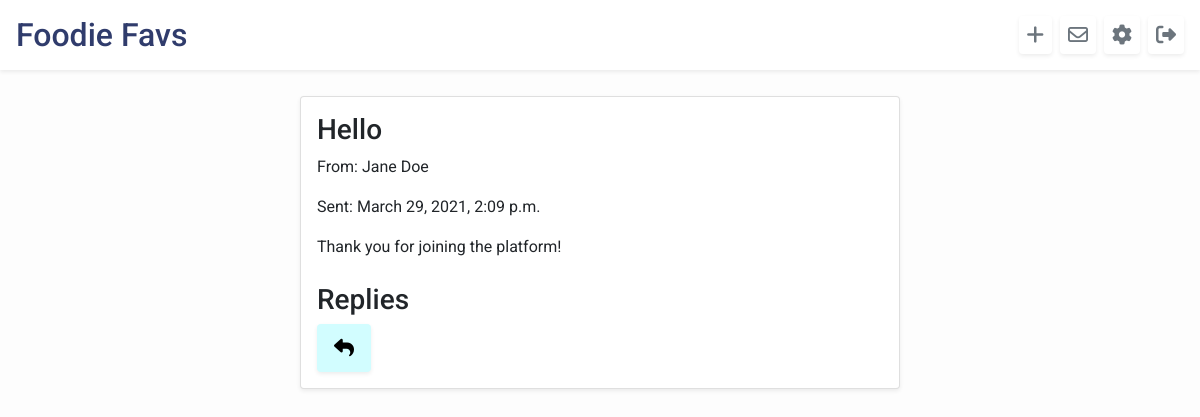
Page /home/1/inbox/2 (signed in) on the committed database.
### foodie_app/models.py (models this page shows)
class Message(models.Model):
    subject = models.CharField(max_length=255)
    message = models.TextField()
    sender = models.ForeignKey(User, related_name="sent_messages",on_delete = models.CASCADE)
    recipient = models.ForeignKey(User, related_name="received_messages",on_delete = models.CASCADE)
    replies = models.ManyToManyField("self", blank=True)
    created_at = models.DateTimeField(auto_now_add=True)
    updated_at = models.DateTimeField(auto_now=True)
    objects = MessageManager()

### login/models.py (models this page shows)
class User(models.Model):
    first_name = models.CharField(max_length=255)
    last_name = models.CharField(max_length=255)
    email = models.EmailField()
    password = models.CharField(max_length=255)
    followers = models.ManyToManyField("self", blank=True)
    profile_desc = models.TextField(default="")
    created_at = models.DateTimeField(auto_now_add=True)
    updated_at = models.DateTimeField(auto_now=True)
    objects = UserManager()

### foodie_app/views.py (the view)
# urls.py: path('<int:user_id>/inbox/<int:message_id>', views.message),
def message(request, user_id, message_id):
    if 'userid' in request.session:
        context = {
            "user": User.objects.get(id=request.session['userid']),
            'message': Message.objects.get(id=message_id),
            'all_users': User.objects.all(),
        }
        return render(request, 'message.html', context)

### foodie_app/templates/message.html (shortened to what this page needs)
<!DOCTYPE html>
<html lang="en">
    <head>
        <link rel="stylesheet" href="https://stackpath.bootstrapcdn.com/bootstrap/4.5.2/css/bootstrap.min.css"
>
        {% load static %}
        <link rel="stylesheet" href="{% static 'css/style.css' %}">
    </head>
<body>
    <header id="header" class="bg-white d-flex p-3 align-items-center shadow-sm mt-0">
        <h2 class="pr-5 mb-0"><a href="/home" class="home">Foodie Favs</a></h2>
        <a href="/home/new_recipe" class="ml-auto btn-outline-secondary btn-lg p-1 pl-2 pr-2 rounded shadow-sm"
            data-toggle="tooltip" data-placement="bottom" title="New Recipe"><i class="fas fa-plus"></i></a>
        <a href="/home/{{user.id}}/inbox" class="ml-2 btn-outline-secondary btn-lg p-1 pl-2 pr-2 rounded shadow-sm"
        data-toggle="tooltip" data-placement="bottom" title="Inbox"><i class="far fa-envelope"></i></a>
        <a href="/home/{{user.id}}/settings" class="ml-2 btn-outline-secondary btn-lg p-1 pl-2 pr-2 rounded shadow-sm"
            data-toggle="tooltip" data-placement="bottom" title="Profile Settings"><i class="fas fa-cog"></i></a>
        <a href="/home/log_off" class="ml-2 btn-outline-secondary btn-lg p-1 pl-2 pr-2 rounded shadow-sm" data-toggle="tooltip"
            data-placement="bottom" title="Log Out"><i class="fas fa-sign-out-alt"></i></a>
    </header>
    <div class="pt-5"></div>
    <div class="w-50 ml-auto mr-auto card rounded shadow-sm p-3 mt-5 mb-5">
        <h3>{{ message.subject }}</h3>
        <p>From: {{ message.recipient.first_name }} {{ message.recipient.last_name }}</p>
        <p>Sent: {{ message.created_at }}</p>
        <p>{{ message.message }}</p>
        <h3 class="mt-2">Replies</h3>
        <button class="btn btn-lg submit rounded shadow-sm mr-auto" id="reply"><i class="fas fa-reply"></i></button>
    </div>
</body>
</html>

### foodie_app/static/css/style.css (style rules this page uses)
body { font-family: "Roboto", sans-serif; background-color: #fdfdfd; }
.recipe-card, .card { background-color: white; }
h2, .home { color: #303c6c; }
#header { width: 100%; position: fixed; top: 0; left: 0; width: 100%; }
.view-recipe, .favorite, .add-item, .submitItem, .new-recipe, .edit-recipe, .save-menu, .submit, .button { background-color: #d2fdff; color: black; }

### rows in the picture
Message: subject "Hello", recipient.first_name "Jane", recipient.last_name "Doe", created_at "March 29, 2021, 2:09 p.m.", message "Thank you for joining the platform!"
